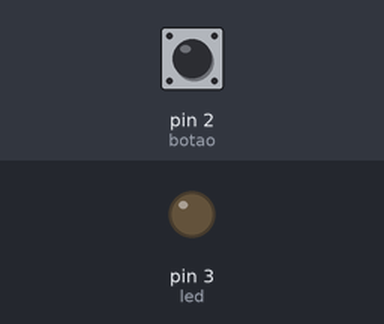
Bench run of a sketch on a simulated Arduino Uno, built with avr-gcc and run on an emulated ATmega328P. Shown: output pins drawn as LEDs (lit = HIGH). The test bench sets the inputs (shaded band); at power-on: pin 2 (botao) LOW.

Above: at 1.2 s.
1.3 s: pin 2 (botao) pulled HIGH for 0.15 s
At 1.37 s:
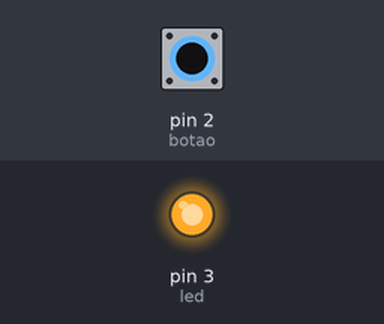
2.9 s: pin 2 (botao) pulled HIGH for 3.2 s
At 6.4 s:
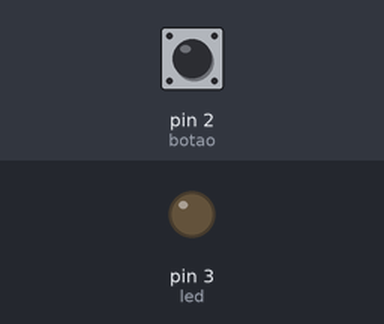
Timing chart, 0 to 7.9 s (numbered marks = the images above; inputs shaded):
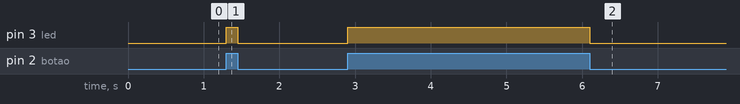

The sketch:

botao.ino
```cpp
int botao = 2;
int led = 3;

void setup() {
  // put your setup code here, to run once:
  pinMode (botao, INPUT);
  pinMode (led, OUTPUT);
}

void loop() {
  // put your main code here, to run repeatedly:
  while(digitalRead(botao) == HIGH)
  {
  digitalWrite(led, true);
  }
  digitalWrite(led, LOW);
}
```

Measured:
- after the input at 1.3 s, pin 3 (led): LOW → HIGH at once, → LOW 0.15 s later
- after the input at 2.9 s, pin 3 (led): LOW → HIGH at once, → LOW 3.2 s later
